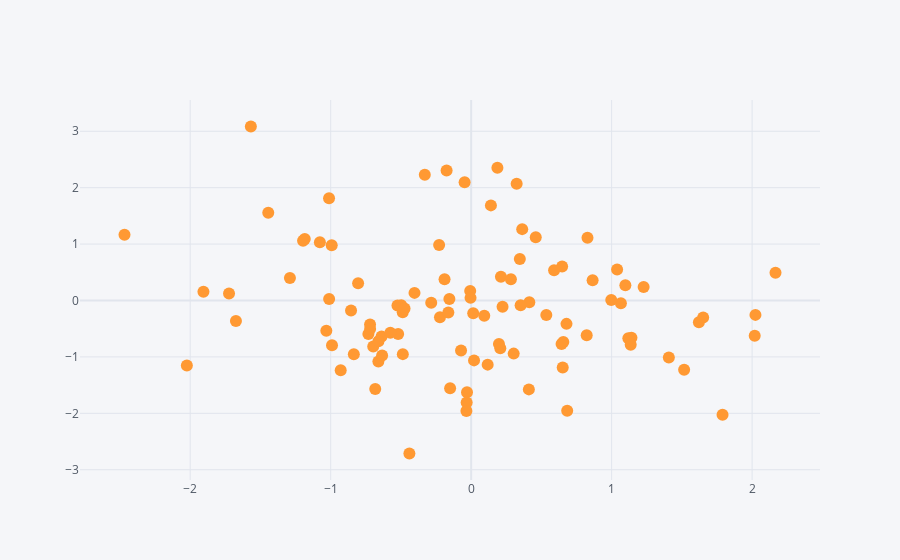

This figure's notebook cell:
### Markdown cell above
# Scatter Plot

### Code cell
df.iplot(x='A',y='B',mode='markers')
